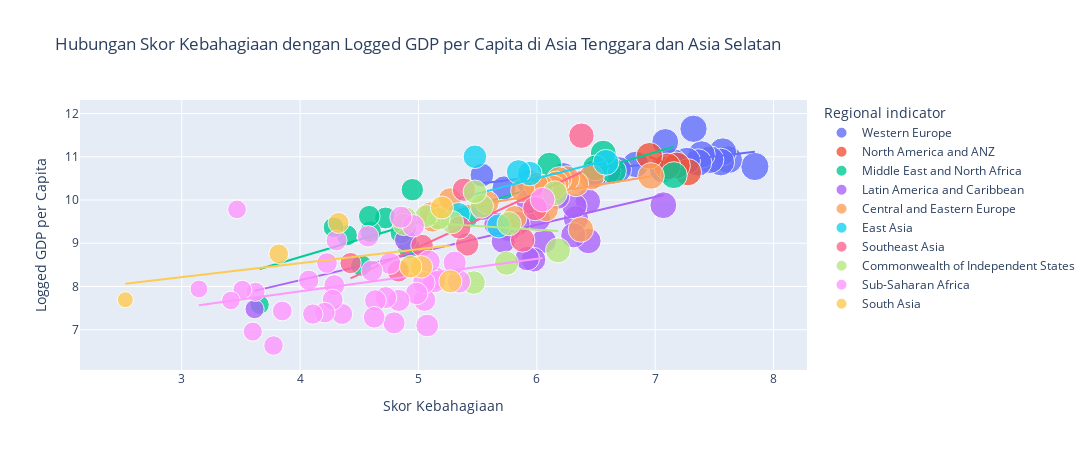

The notebook cell saved with this chart:
### Code cell
# Scatter plot dengan garis tren
fig = px.scatter(
    df_2021, 
    x="Ladder score", 
    y="Logged GDP per capita", 
    trendline="ols",
    title="Hubungan Skor Kebahagiaan dengan Logged GDP per Capita",
    labels={"Ladder score": "Skor Kebahagiaan", "Logged GDP per capita": "Logged GDP per Capita"},
    color="Regional indicator",  # Menambahkan warna berdasarkan indikator regional
    size="Ladder score",  # Menambahkan ukuran marker berdasarkan skor kebahagiaan
    hover_name="Country name",  # Menambahkan label hover dengan nama negara
    opacity=0.8  # Menambahkan opacity agar lebih mudah melihat tumpukan marker
)
fig.update_layout(
    showlegend=True,
    width=1700, 
    height=450)
fig.show()

### Figure 1 — Plotly figure (JSON) as saved in the notebook; plotly's stock layout.template omitted (floating-point values rounded to 4 significant figures)
{"data": [{"hovertemplate": "<b>%{hovertext}</b><br><br>Regional indicator=Western Europe<br>Skor Kebahagiaan=%{marker.size}<br>Logged GDP per Capita=%{y}<extra></extra>", "hovertext": ["Finland", "Denmark", "Switzerland", "Iceland", "Netherlands", "Norway", "Sweden", "Luxembourg", "Austria", "Germany", "Ireland", "United Kingdom", "Belgium", "France", "Malta", "Spain", "Italy", "Cyprus", "Portugal", "Greece", "North Cyprus"], "legendgroup": "Western Europe", "marker": {"color": "#636efa", "opacity": 0.8, "size": [7.842, 7.62, 7.571, 7.554, 7.464, 7.392, 7.363, 7.324, 7.268, 7.155, 7.085, 7.064, 6.834, 6.69, 6.602, 6.491, 6.483, 6.223, 5.929, 5.723, 5.536], "sizemode": "area", "sizeref": 0.0196, "symbol": "circle"}, "mode": "markers", "name": "Western Europe", "orientation": "v", "showlegend": true, "type": "scatter", "x": [7.842, 7.62, 7.571, 7.554, 7.464, 7.392, 7.363, 7.324, 7.268, 7.155, 7.085, 7.064, 6.834, 6.69, 6.602, 6.491, 6.483, 6.223, 5.929, 5.723, 5.536], "xaxis": "x", "y": [10.78, 10.93, 11.12, 10.88, 10.93, 11.05, 10.87, 11.65, 10.91, 10.87, 11.34, 10.71, 10.82, 10.7, 10.67, 10.57, 10.62, 10.58, 10.42, 10.28, 10.58], "yaxis": "y"}, {"hovertemplate": "<b>OLS trendline</b><br>Logged GDP per capita = 0.315834 * Ladder score + 8.63875<br>R<sup>2</sup>=0.462013<br><br>Regional indicator=Western Europe<br>Skor Kebahagiaan=%{x}<br>Logged GDP per Capita=%{y} <b>(trend)</b><extra></extra>", "legendgroup": "Western Europe", "marker": {"color": "#636efa", "symbol": "circle"}, "mode": "lines", "name": "Western Europe", "showlegend": false, "type": "scatter", "x": [5.536, 5.723, 5.929, 6.223, 6.483, 6.491, 6.602, 6.69, 6.834, 7.064, 7.085, 7.155, 7.268, 7.324, 7.363, 7.392, 7.464, 7.554, 7.571, 7.62, 7.842], "xaxis": "x", "y": [10.39, 10.45, 10.51, 10.6, 10.69, 10.69, 10.72, 10.75, 10.8, 10.87, 10.88, 10.9, 10.93, 10.95, 10.96, 10.97, 11.0, 11.02, 11.03, 11.05, 11.12], "yaxis": "y"}, {"hovertemplate": "<b>%{hovertext}</b><br><br>Regional indicator=North America and ANZ<br>Skor Kebahagiaan=%{marker.size}<br>Logged GDP per Capita=%{y}<extra></extra>", "hovertext": ["New Zealand", "Australia", "Canada", "United States"], "legendgroup": "North America and ANZ", "marker": {"color": "#EF553B", "opacity": 0.8, "size": [7.277, 7.183, 7.103, 6.951], "sizemode": "area", "sizeref": 0.0196, "symbol": "circle"}, "mode": "markers", "name": "North America and ANZ", "orientation": "v", "showlegend": true, "type": "scatter", "x": [7.277, 7.183, 7.103, 6.951], "xaxis": "x", "y": [10.64, 10.8, 10.78, 11.02], "yaxis": "y"}, {"hovertemplate": "<b>OLS trendline</b><br>Logged GDP per capita = -1.09311 * Ladder score + 18.6017<br>R<sup>2</sup>=0.915744<br><br>Regional indicator=North America and ANZ<br>Skor Kebahagiaan=%{x}<br>Logged GDP per Capita=%{y} <b>(trend)</b><extra></extra>", "legendgroup": "North America and ANZ", "marker": {"color": "#EF553B", "symbol": "circle"}, "mode": "lines", "name": "North America and ANZ", "showlegend": false, "type": "scatter", "x": [6.951, 7.103, 7.183, 7.277], "xaxis": "x", "y": [11.0, 10.84, 10.75, 10.65], "yaxis": "y"}, {"hovertemplate": "<b>%{hovertext}</b><br><br>Regional indicator=Middle East and North Africa<br>Skor Kebahagiaan=%{marker.size}<br>Logged GDP per Capita=%{y}<extra></extra>", "hovertext": ["Israel", "Bahrain", "United Arab Emirates", "Saudi Arabia", "Kuwait", "Libya", "Turkey", "Morocco", "Algeria", "Iraq", "Iran", "Tunisia", "Lebanon", "Palestinian Territories", "Jordan", "Egypt", "Yemen"], "legendgroup": "Middle East and North Africa", "marker": {"color": "#00cc96", "opacity": 0.8, "size": [7.157, 6.647, 6.561, 6.494, 6.106, 5.41, 4.948, 4.918, 4.887, 4.854, 4.721, 4.596, 4.584, 4.517, 4.395, 4.283, 3.658], "sizemode": "area", "sizeref": 0.0196, "symbol": "circle"}, "mode": "markers", "name": "Middle East and North Africa", "orientation": "v", "showlegend": true, "type": "scatter", "x": [7.157, 6.647, 6.561, 6.494, 6.106, 5.41, 4.948, 4.918, 4.887, 4.854, 4.721, 4.596, 4.584, 4.517, 4.395, 4.283, 3.658], "xaxis": "x", "y": [10.57, 10.67, 11.09, 10.74, 10.82, 9.622, 10.24, 8.903, 9.342, 9.24, 9.584, 9.266, 9.626, 8.485, 9.182, 9.367, 7.578], "yaxis": "y"}, {"hovertemplate": "<b>OLS trendline</b><br>Logged GDP per capita = 0.807674 * Ladder score + 5.45025<br>R<sup>2</sup>=0.756468<br><br>Regional indicator=Middle East and North Africa<br>Skor Kebahagiaan=%{x}<br>Logged GDP per Capita=%{y} <b>(trend)</b><extra></extra>", "legendgroup": "Middle East and North Africa", "marker": {"color": "#00cc96", "symbol": "circle"}, "mode": "lines", "name": "Middle East and North Africa", "showlegend": false, "type": "scatter", "x": [3.658, 4.283, 4.395, 4.517, 4.584, 4.596, 4.721, 4.854, 4.887, 4.918, 4.948, 5.41, 6.106, 6.494, 6.561, 6.647, 7.157], "xaxis": "x", "y": [8.405, 8.91, 9.0, 9.099, 9.153, 9.162, 9.263, 9.371, 9.397, 9.422, 9.447, 9.82, 10.38, 10.7, 10.75, 10.82, 11.23], "yaxis": "y"}, {"hovertemplate": "<b>%{hovertext}</b><br><br>Regional indicator=Latin America and Caribbean<br>Skor Kebahagiaan=%{marker.size}<br>Logged GDP per Capita=%{y}<extra></extra>", "hovertext": ["Costa Rica", "Guatemala", "Uruguay", "Brazil", "Mexico", "Jamaica", "Panama", "Chile", "El Salvador", "Colombia", "Nicaragua", "Argentina", "Honduras", "Peru", "Ecuador", "Bolivia", "Paraguay", "Dominican Republic", "Venezuela", "Haiti"], "legendgroup": "Latin America and Caribbean", "marker": {"color": "#ab63fa", "opacity": 0.8, "size": [7.069, 6.435, 6.431, 6.33, 6.317, 6.309, 6.18, 6.172, 6.061, 6.012, 5.972, 5.929, 5.919, 5.84, 5.764, 5.716, 5.653, 5.545, 4.892, 3.615], "sizemode": "area", "sizeref": 0.0196, "symbol": "circle"}, "mode": "markers", "name": "Latin America and Caribbean", "orientation": "v", "showlegend": true, "type": "scatter", "x": [7.069, 6.435, 6.431, 6.33, 6.317, 6.309, 6.18, 6.172, 6.061, 6.012, 5.972, 5.929, 5.919, 5.84, 5.764, 5.716, 5.653, 5.545, 4.892, 3.615], "xaxis": "x", "y": [9.88, 9.053, 9.966, 9.577, 9.859, 9.186, 10.35, 10.07, 9.054, 9.557, 8.62, 9.962, 8.648, 9.458, 9.313, 9.046, 9.448, 9.802, 9.073, 7.477], "yaxis": "y"}, {"hovertemplate": "<b>OLS trendline</b><br>Logged GDP per capita = 0.64131 * Ladder score + 5.58111<br>R<sup>2</sup>=0.467813<br><br>Regional indicator=Latin America and Caribbean<br>Skor Kebahagiaan=%{x}<br>Logged GDP per Capita=%{y} <b>(trend)</b><extra></extra>", "legendgroup": "Latin America and Caribbean", "marker": {"color": "#ab63fa", "symbol": "circle"}, "mode": "lines", "name": "Latin America and Caribbean", "showlegend": false, "type": "scatter", "x": [3.615, 4.892, 5.545, 5.653, 5.716, 5.764, 5.84, 5.919, 5.929, 5.972, 6.012, 6.061, 6.172, 6.18, 6.309, 6.317, 6.33, 6.431, 6.435, 7.069], "xaxis": "x", "y": [7.899, 8.718, 9.137, 9.206, 9.247, 9.278, 9.326, 9.377, 9.383, 9.411, 9.437, 9.468, 9.539, 9.544, 9.627, 9.632, 9.641, 9.705, 9.708, 10.11], "yaxis": "y"}, {"hovertemplate": "<b>%{hovertext}</b><br><br>Regional indicator=Central and Eastern Europe<br>Skor Kebahagiaan=%{marker.size}<br>Logged GDP per Capita=%{y}<extra></extra>", "hovertext": ["Czech Republic", "Slovenia", "Kosovo", "Slovakia", "Lithuania", "Estonia", "Poland", "Romania", "Serbia", "Latvia", "Hungary", "Croatia", "Bosnia and Herzegovina", "Montenegro", "Bulgaria", "Albania", "North Macedonia"], "legendgroup": "Central and Eastern Europe", "marker": {"color": "#FFA15A", "opacity": 0.8, "size": [6.965, 6.461, 6.372, 6.331, 6.255, 6.189, 6.166, 6.14, 6.078, 6.032, 5.992, 5.882, 5.813, 5.581, 5.266, 5.117, 5.101], "sizemode": "area", "sizeref": 0.0196, "symbol": "circle"}, "mode": "markers", "name": "Central and Eastern Europe", "orientation": "v", "showlegend": true, "type": "scatter", "x": [6.965, 6.461, 6.372, 6.331, 6.255, 6.189, 6.166, 6.14, 6.078, 6.032, 5.992, 5.882, 5.813, 5.581, 5.266, 5.117, 5.101], "xaxis": "x", "y": [10.56, 10.53, 9.318, 10.37, 10.5, 10.48, 10.38, 10.28, 9.787, 10.31, 10.36, 10.22, 9.59, 9.94, 10.02, 9.52, 9.693], "yaxis": "y"}, {"hovertemplate": "<b>OLS trendline</b><br>Logged GDP per capita = 0.450269 * Ladder score + 7.4143<br>R<sup>2</sup>=0.314344<br><br>Regional indicator=Central and Eastern Europe<br>Skor Kebahagiaan=%{x}<br>Logged GDP per Capita=%{y} <b>(trend)</b><extra></extra>", "legendgroup": "Central and Eastern Europe", "marker": {"color": "#FFA15A", "symbol": "circle"}, "mode": "lines", "name": "Central and Eastern Europe", "showlegend": false, "type": "scatter", "x": [5.101, 5.117, 5.266, 5.581, 5.813, 5.882, 5.992, 6.032, 6.078, 6.14, 6.166, 6.189, 6.255, 6.331, 6.372, 6.461, 6.965], "xaxis": "x", "y": [9.711, 9.718, 9.785, 9.927, 10.03, 10.06, 10.11, 10.13, 10.15, 10.18, 10.19, 10.2, 10.23, 10.26, 10.28, 10.32, 10.55], "yaxis": "y"}, {"hovertemplate": "<b>%{hovertext}</b><br><br>Regional indicator=East Asia<br>Skor Kebahagiaan=%{marker.size}<br>Logged GDP per Capita=%{y}<extra></extra>", "hovertext": ["Taiwan Province of China", "Japan", "South Korea", "Mongolia", "Hong Kong S.A.R. of China", "China"], "legendgroup": "East Asia", "marker": {"color": "#19d3f3", "opacity": 0.8, "size": [6.584, 5.94, 5.845, 5.677, 5.477, 5.339], "sizemode": "area", "sizeref": 0.0196, "symbol": "circle"}, "mode": "markers", "name": "East Asia", "orientation": "v", "showlegend": true, "type": "scatter", "x": [6.584, 5.94, 5.845, 5.677, 5.477, 5.339], "xaxis": "x", "y": [10.87, 10.61, 10.65, 9.4, 11, 9.673], "yaxis": "y"}, {"hovertemplate": "<b>OLS trendline</b><br>Logged GDP per capita = 0.699088 * Ladder score + 6.30573<br>R<sup>2</sup>=0.213824<br><br>Regional indicator=East Asia<br>Skor Kebahagiaan=%{x}<br>Logged GDP per Capita=%{y} <b>(trend)</b><extra></extra>", "legendgroup": "East Asia", "marker": {"color": "#19d3f3", "symbol": "circle"}, "mode": "lines", "name": "East Asia", "showlegend": false, "type": "scatter", "x": [5.339, 5.477, 5.677, 5.845, 5.94, 6.584], "xaxis": "x", "y": [10.04, 10.13, 10.27, 10.39, 10.46, 10.91], "yaxis": "y"}, {"hovertemplate": "<b>%{hovertext}</b><br><br>Regional indicator=Southeast Asia<br>Skor Kebahagiaan=%{marker.size}<br>Logged GDP per Capita=%{y}<extra></extra>", "hovertext": ["Singapore", "Thailand", "Philippines", "Vietnam", "Malaysia", "Indonesia", "Laos", "Cambodia", "Myanmar"], "legendgroup": "Southeast Asia", "marker": {"color": "#FF6692", "opacity": 0.8, "size": [6.377, 5.985, 5.88, 5.411, 5.384, 5.345, 5.03, 4.83, 4.426], "sizemode": "area", "sizeref": 0.0196, "symbol": "circle"}, "mode": "markers", "name": "Southeast Asia", "orientation": "v", "showlegend": true, "type": "scatter", "x": [6.377, 5.985, 5.88, 5.411, 5.384, 5.345, 5.03, 4.83, 4.426], "xaxis": "x", "y": [11.49, 9.805, 9.076, 8.973, 10.24, 9.365, 8.947, 8.36, 8.541], "yaxis": "y"}, {"hovertemplate": "<b>OLS trendline</b><br>Logged GDP per capita = 1.25856 * Ladder score + 2.61571<br>R<sup>2</sup>=0.618135<br><br>Regional indicator=Southeast Asia<br>Skor Kebahagiaan=%{x}<br>Logged GDP per Capita=%{y} <b>(trend)</b><extra></extra>", "legendgroup": "Southeast Asia", "marker": {"color": "#FF6692", "symbol": "circle"}, "mode": "lines", "name": "Southeast Asia", "showlegend": false, "type": "scatter", "x": [4.426, 4.83, 5.03, 5.345, 5.384, 5.411, 5.88, 5.985, 6.377], "xaxis": "x", "y": [8.186, 8.695, 8.946, 9.343, 9.392, 9.426, 10.02, 10.15, 10.64], "yaxis": "y"}, {"hovertemplate": "<b>%{hovertext}</b><br><br>Regional indicator=Commonwealth of Independent States<br>Skor Kebahagiaan=%{marker.size}<br>Logged GDP per Capita=%{y}<extra></extra>", "hovertext": ["Uzbekistan", "Kazakhstan", "Moldova", "Kyrgyzstan", "Belarus", "Russia", "Tajikistan", "Armenia", "Azerbaijan", "Turkmenistan", "Georgia", "Ukraine"], "legendgroup": "Commonwealth of Independent States", "marker": {"color": "#B6E880", "opacity": 0.8, "size": [6.179, 6.152, 5.766, 5.744, 5.534, 5.477, 5.466, 5.283, 5.171, 5.066, 4.891, 4.875], "sizemode": "area", "sizeref": 0.0196, "symbol": "circle"}, "mode": "markers", "name": "Commonwealth of Independent States", "orientation": "v", "showlegend": true, "type": "scatter", "x": [6.179, 6.152, 5.766, 5.744, 5.534, 5.477, 5.466, 5.283, 5.171, 5.066, 4.891, 4.875], "xaxis": "x", "y": [8.836, 10.15, 9.454, 8.538, 9.853, 10.19, 8.091, 9.487, 9.569, 9.629, 9.585, 9.436], "yaxis": "y"}, {"hovertemplate": "<b>OLS trendline</b><br>Logged GDP per capita = -0.167284 * Ladder score + 10.3164<br>R<sup>2</sup>=0.013743<br><br>Regional indicator=Commonwealth of Independent States<br>Skor Kebahagiaan=%{x}<br>Logged GDP per Capita=%{y} <b>(trend)</b><extra></extra>", "legendgroup": "Commonwealth of Independent States", "marker": {"color": "#B6E880", "symbol": "circle"}, "mode": "lines", "name": "Commonwealth of Independent States", "showlegend": false, "type": "scatter", "x": [4.875, 4.891, 5.066, 5.171, 5.283, 5.466, 5.477, 5.534, 5.744, 5.766, 6.152, 6.179], "xaxis": "x", "y": [9.501, 9.498, 9.469, 9.451, 9.433, 9.402, 9.4, 9.391, 9.355, 9.352, 9.287, 9.283], "yaxis": "y"}, {"hovertemplate": "<b>%{hovertext}</b><br><br>Regional indicator=Sub-Saharan Africa<br>Skor Kebahagiaan=%{marker.size}<br>Logged GDP per Capita=%{y}<extra></extra>", "hovertext": ["Mauritius", "Congo (Brazzaville)", "Ivory Coast", "Cameroon", "Senegal", "Ghana", "Niger", "Gambia", "Benin", "Guinea", "South Africa", "Gabon", "Burkina Faso", "Mozambique", "Nigeria", "Mali", "Uganda", "Liberia", "Kenya", "Namibia", "Chad", "Swaziland", "Comoros", "Ethiopia", "Mauritania", "Madagascar", "Togo", "Zambia", "Sierra Leone", "Burundi", "Tanzania", "Malawi", "Lesotho", "Botswana", "Rwanda", "Zimbabwe"], "legendgroup": "Sub-Saharan Africa", "marker": {"color": "#FF97FF", "opacity": 0.8, "size": [6.049, 5.342, 5.306, 5.142, 5.132, 5.088, 5.074, 5.051, 5.045, 4.984, 4.956, 4.852, 4.834, 4.794, 4.759, 4.723, 4.636, 4.625, 4.607, 4.574, 4.355, 4.308, 4.289, 4.275, 4.227, 4.208, 4.107, 4.073, 3.849, 3.775, 3.623, 3.6, 3.512, 3.467, 3.415, 3.145], "sizemode": "area", "sizeref": 0.0196, "symbol": "circle"}, "mode": "markers", "name": "Sub-Saharan Africa", "orientation": "v", "showlegend": true, "type": "scatter", "x": [6.049, 5.342, 5.306, 5.142, 5.132, 5.088, 5.074, 5.051, 5.045, 4.984, 4.956, 4.852, 4.834, 4.794, 4.759, 4.723, 4.636, 4.625, 4.607, 4.574, 4.355, 4.308, 4.289, 4.275, 4.227, 4.208, 4.107, 4.073, 3.849, 3.775, 3.623, 3.6, 3.512, 3.467, 3.415, 3.145], "xaxis": "x", "y": [10.01, 8.117, 8.551, 8.189, 8.118, 8.58, 7.098, 7.686, 8.087, 7.838, 9.403, 9.603, 7.678, 7.158, 8.533, 7.744, 7.677, 7.288, 8.361, 9.161, 7.364, 9.065, 8.031, 7.694, 8.542, 7.396, 7.362, 8.145, 7.434, 6.635, 7.876, 6.958, 7.926, 9.782, 7.676, 7.943], "yaxis": "y"}, {"hovertemplate": "<b>OLS trendline</b><br>Logged GDP per capita = 0.375571 * Ladder score + 6.3872<br>R<sup>2</sup>=0.093847<br><br>Regional indicator=Sub-Saharan Africa<br>Skor Kebahagiaan=%{x}<br>Logged GDP per Capita=%{y} <b>(trend)</b><extra></extra>", "legendgroup": "Sub-Saharan Africa", "marker": {"color": "#FF97FF", "symbol": "circle"}, "mode": "lines", "name": "Sub-Saharan Africa", "showlegend": false, "type": "scatter", "x": [3.145, 3.415, 3.467, 3.512, 3.6, 3.623, 3.775, 3.849, 4.073, 4.107, 4.208, 4.227, 4.275, 4.289, 4.308, 4.355, 4.574, 4.607, 4.625, 4.636, 4.723, 4.759, 4.794, 4.834, 4.852, 4.956, 4.984, 5.045, 5.051, 5.074, 5.088, 5.132, 5.142, 5.306, 5.342, 6.049], "xaxis": "x", "y": [7.568, 7.67, 7.689, 7.706, 7.739, 7.748, 7.805, 7.833, 7.917, 7.93, 7.968, 7.975, 7.993, 7.998, 8.005, 8.023, 8.105, 8.117, 8.124, 8.128, 8.161, 8.175, 8.188, 8.203, 8.209, 8.249, 8.259, 8.282, 8.284, 8.293, 8.298, 8.315, 8.318, 8.38, 8.394, 8.659], "yaxis": "y"}, {"hovertemplate": "<b>%{hovertext}</b><br><br>Regional indicator=South Asia<br>Skor Kebahagiaan=%{marker.size}<br>Logged GDP per Capita=%{y}<extra></extra>", "hovertext": ["Nepal", "Maldives", "Bangladesh", "Pakistan", "Sri Lanka", "India", "Afghanistan"], "legendgroup": "South Asia", "marker": {"color": "#FECB52", "opacity": 0.8, "size": [5.269, 5.198, 5.025, 4.934, 4.325, 3.819, 2.523], "sizemode": "area", "sizeref": 0.0196, "symbol": "circle"}, "mode": "markers", "name": "South Asia", "orientation": "v", "showlegend": true, "type": "scatter", "x": [5.269, 5.198, 5.025, 4.934, 4.325, 3.819, 2.523], "xaxis": "x", "y": [8.12, 9.826, 8.454, 8.458, 9.47, 8.755, 7.695], "yaxis": "y"}, {"hovertemplate": "<b>OLS trendline</b><br>Logged GDP per capita = 0.323101 * Ladder score + 7.2474<br>R<sup>2</sup>=0.185803<br><br>Regional indicator=South Asia<br>Skor Kebahagiaan=%{x}<br>Logged GDP per Capita=%{y} <b>(trend)</b><extra></extra>", "legendgroup": "South Asia", "marker": {"color": "#FECB52", "symbol": "circle"}, "mode": "lines", "name": "South Asia", "showlegend": false, "type": "scatter", "x": [2.523, 3.819, 4.325, 4.934, 5.025, 5.198, 5.269], "xaxis": "x", "y": [8.063, 8.481, 8.645, 8.842, 8.871, 8.927, 8.95], "yaxis": "y"}], "layout": {"height": 450, "legend": {"itemsizing": "constant", "title": {"text": "Regional indicator"}, "tracegroupgap": 0}, "showlegend": true, "title": {"text": "Hubungan Skor Kebahagiaan dengan Logged GDP per Capita di Asia Tenggara dan Asia Selatan"}, "width": 1700, "xaxis": {"anchor": "y", "domain": [0, 1], "title": {"text": "Skor Kebahagiaan"}}, "yaxis": {"anchor": "x", "domain": [0, 1], "title": {"text": "Logged GDP per Capita"}}}}
